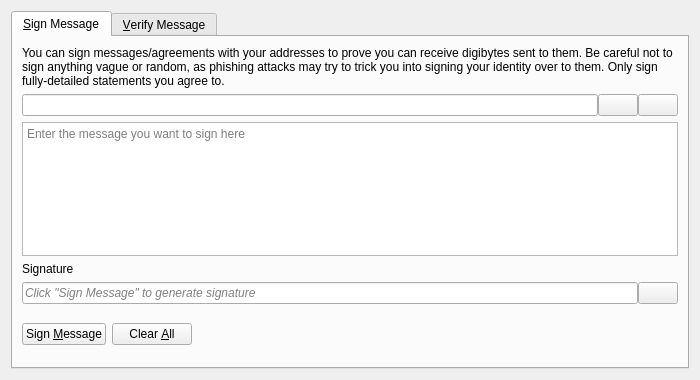
<?xml version="1.0" encoding="UTF-8"?>
<ui version="4.0">
 <class>SignVerifyMessageDialog</class>
 <widget class="QDialog" name="SignVerifyMessageDialog">
  <property name="geometry">
   <rect>
    <x>0</x>
    <y>0</y>
    <width>700</width>
    <height>380</height>
   </rect>
  </property>
  <property name="windowTitle">
   <string>Signatures - Sign / Verify a Message</string>
  </property>
  <property name="modal">
   <bool>true</bool>
  </property>
  <layout class="QVBoxLayout" name="verticalLayout">
   <item>
    <widget class="QTabWidget" name="tabWidget">
     <property name="currentIndex">
      <number>0</number>
     </property>
     <widget class="QWidget" name="tabSignMessage">
      <attribute name="title">
       <string>&amp;Sign Message</string>
      </attribute>
      <layout class="QVBoxLayout" name="verticalLayout_SM">
       <item>
        <widget class="QLabel" name="infoLabel_SM">
         <property name="text">
          <string>You can sign messages/agreements with your addresses to prove you can receive digibytes sent to them. Be careful not to sign anything vague or random, as phishing attacks may try to trick you into signing your identity over to them. Only sign fully-detailed statements you agree to.</string>
         </property>
         <property name="textFormat">
          <enum>Qt::PlainText</enum>
         </property>
         <property name="wordWrap">
          <bool>true</bool>
         </property>
        </widget>
       </item>
       <item>
        <layout class="QHBoxLayout" name="horizontalLayout_1_SM">
         <property name="spacing">
          <number>0</number>
         </property>
         <item>
          <widget class="QValidatedLineEdit" name="addressIn_SM">
           <property name="toolTip">
            <string>The DigiByte address to sign the message with</string>
           </property>
          </widget>
         </item>
         <item>
          <widget class="QPushButton" name="addressBookButton_SM">
           <property name="toolTip">
            <string>Choose previously used address</string>
           </property>
           <property name="text">
            <string/>
           </property>
           <property name="icon">
            <iconset resource="../vexta.qrc">
             <normaloff>:/icons/address-book</normaloff>:/icons/address-book</iconset>
           </property>
           <property name="shortcut">
            <string>Alt+A</string>
           </property>
           <property name="autoDefault">
            <bool>false</bool>
           </property>
          </widget>
         </item>
         <item>
          <widget class="QPushButton" name="pasteButton_SM">
           <property name="toolTip">
            <string>Paste address from clipboard</string>
           </property>
           <property name="text">
            <string/>
           </property>
           <property name="icon">
            <iconset resource="../vexta.qrc">
             <normaloff>:/icons/editpaste</normaloff>:/icons/editpaste</iconset>
           </property>
           <property name="shortcut">
            <string>Alt+P</string>
           </property>
           <property name="autoDefault">
            <bool>false</bool>
           </property>
          </widget>
         </item>
        </layout>
       </item>
       <item>
        <widget class="QPlainTextEdit" name="messageIn_SM">
         <property name="toolTip">
          <string>Enter the message you want to sign here</string>
         </property>
         <property name="placeholderText">
          <string>Enter the message you want to sign here</string>
         </property>
        </widget>
       </item>
       <item>
        <widget class="QLabel" name="signatureLabel_SM">
         <property name="text">
          <string>Signature</string>
         </property>
         <property name="textFormat">
          <enum>Qt::PlainText</enum>
         </property>
        </widget>
       </item>
       <item>
        <layout class="QHBoxLayout" name="horizontalLayout_2_SM">
         <property name="spacing">
          <number>0</number>
         </property>
         <item>
          <widget class="QLineEdit" name="signatureOut_SM">
           <property name="placeholderText">
            <string>Click "Sign Message" to generate signature</string>
           </property>
           <property name="font">
            <font>
             <italic>true</italic>
            </font>
           </property>
           <property name="readOnly">
            <bool>true</bool>
           </property>
          </widget>
         </item>
         <item>
          <widget class="QPushButton" name="copySignatureButton_SM">
           <property name="toolTip">
            <string>Copy the current signature to the system clipboard</string>
           </property>
           <property name="text">
            <string/>
           </property>
           <property name="icon">
            <iconset resource="../vexta.qrc">
             <normaloff>:/icons/editcopy</normaloff>:/icons/editcopy</iconset>
           </property>
           <property name="autoDefault">
            <bool>false</bool>
           </property>
          </widget>
         </item>
        </layout>
       </item>
       <item>
        <layout class="QHBoxLayout" name="horizontalLayout_3_SM">
         <item>
          <widget class="QPushButton" name="signMessageButton_SM">
           <property name="toolTip">
            <string>Sign the message to prove you own this DigiByte address</string>
           </property>
           <property name="text">
            <string>Sign &amp;Message</string>
           </property>
           <property name="icon">
            <iconset resource="../vexta.qrc">
             <normaloff>:/icons/edit</normaloff>:/icons/edit</iconset>
           </property>
           <property name="autoDefault">
            <bool>false</bool>
           </property>
          </widget>
         </item>
         <item>
          <widget class="QPushButton" name="clearButton_SM">
           <property name="toolTip">
            <string>Reset all sign message fields</string>
           </property>
           <property name="text">
            <string>Clear &amp;All</string>
           </property>
           <property name="icon">
            <iconset resource="../vexta.qrc">
             <normaloff>:/icons/remove</normaloff>:/icons/remove</iconset>
           </property>
           <property name="autoDefault">
            <bool>false</bool>
           </property>
          </widget>
         </item>
         <item>
          <spacer name="horizontalSpacer_1_SM">
           <property name="orientation">
            <enum>Qt::Horizontal</enum>
           </property>
           <property name="sizeHint" stdset="0">
            <size>
             <width>40</width>
             <height>48</height>
            </size>
           </property>
          </spacer>
         </item>
         <item>
          <widget class="QLabel" name="statusLabel_SM">
           <property name="font">
            <font>
             <weight>75</weight>
             <bold>true</bold>
            </font>
           </property>
           <property name="text">
            <string/>
           </property>
           <property name="wordWrap">
            <bool>true</bool>
           </property>
          </widget>
         </item>
         <item>
          <spacer name="horizontalSpacer_2_SM">
           <property name="orientation">
            <enum>Qt::Horizontal</enum>
           </property>
           <property name="sizeHint" stdset="0">
            <size>
             <width>40</width>
             <height>48</height>
            </size>
           </property>
          </spacer>
         </item>
        </layout>
       </item>
      </layout>
     </widget>
     <widget class="QWidget" name="tabVerifyMessage">
      <attribute name="title">
       <string>&amp;Verify Message</string>
      </attribute>
      <layout class="QVBoxLayout" name="verticalLayout_VM">
       <item>
        <widget class="QLabel" name="infoLabel_VM">
         <property name="text">
          <string>Enter the receiver's address, message (ensure you copy line breaks, spaces, tabs, etc. exactly) and signature below to verify the message. Be careful not to read more into the signature than what is in the signed message itself, to avoid being tricked by a man-in-the-middle attack. Note that this only proves the signing party receives with the address, it cannot prove sendership of any transaction!</string>
         </property>
         <property name="textFormat">
          <enum>Qt::PlainText</enum>
         </property>
         <property name="alignment">
          <set>Qt::AlignLeading|Qt::AlignLeft|Qt::AlignTop</set>
         </property>
         <property name="wordWrap">
          <bool>true</bool>
         </property>
        </widget>
       </item>
       <item>
        <layout class="QHBoxLayout" name="horizontalLayout_1_VM">
         <property name="spacing">
          <number>0</number>
         </property>
         <item>
          <widget class="QValidatedLineEdit" name="addressIn_VM">
           <property name="toolTip">
            <string>The DigiByte address the message was signed with</string>
           </property>
          </widget>
         </item>
         <item>
          <widget class="QPushButton" name="addressBookButton_VM">
           <property name="toolTip">
            <string>Choose previously used address</string>
           </property>
           <property name="text">
            <string/>
           </property>
           <property name="icon">
            <iconset resource="../vexta.qrc">
             <normaloff>:/icons/address-book</normaloff>:/icons/address-book</iconset>
           </property>
           <property name="shortcut">
            <string>Alt+A</string>
           </property>
           <property name="autoDefault">
            <bool>false</bool>
           </property>
          </widget>
         </item>
        </layout>
       </item>
       <item>
        <widget class="QPlainTextEdit" name="messageIn_VM">
          <property name="toolTip">
            <string>The signed message to verify</string>
          </property>
          <property name="placeholderText">
            <string>The signed message to verify</string>
          </property>
        </widget>
       </item>
       <item>
        <widget class="QValidatedLineEdit" name="signatureIn_VM">
          <property name="toolTip">
            <string>The signature given when the message was signed</string>
          </property>
          <property name="placeholderText">
            <string>The signature given when the message was signed</string>
          </property>
        </widget>
       </item>
       <item>
        <layout class="QHBoxLayout" name="horizontalLayout_2_VM">
         <item>
          <widget class="QPushButton" name="verifyMessageButton_VM">
           <property name="toolTip">
            <string>Verify the message to ensure it was signed with the specified DigiByte address</string>
           </property>
           <property name="text">
            <string>Verify &amp;Message</string>
           </property>
           <property name="icon">
            <iconset resource="../vexta.qrc">
             <normaloff>:/icons/transaction_0</normaloff>:/icons/transaction_0</iconset>
           </property>
           <property name="autoDefault">
            <bool>false</bool>
           </property>
          </widget>
         </item>
         <item>
          <widget class="QPushButton" name="clearButton_VM">
           <property name="toolTip">
            <string>Reset all verify message fields</string>
           </property>
           <property name="text">
            <string>Clear &amp;All</string>
           </property>
           <property name="icon">
            <iconset resource="../vexta.qrc">
             <normaloff>:/icons/remove</normaloff>:/icons/remove</iconset>
           </property>
           <property name="autoDefault">
            <bool>false</bool>
           </property>
          </widget>
         </item>
         <item>
          <spacer name="horizontalSpacer_1_VM">
           <property name="orientation">
            <enum>Qt::Horizontal</enum>
           </property>
           <property name="sizeHint" stdset="0">
            <size>
             <width>40</width>
             <height>48</height>
            </size>
           </property>
          </spacer>
         </item>
         <item>
          <widget class="QLabel" name="statusLabel_VM">
           <property name="font">
            <font>
             <weight>75</weight>
             <bold>true</bold>
            </font>
           </property>
           <property name="text">
            <string/>
           </property>
           <property name="wordWrap">
            <bool>true</bool>
           </property>
          </widget>
         </item>
         <item>
          <spacer name="horizontalSpacer_2_VM">
           <property name="orientation">
            <enum>Qt::Horizontal</enum>
           </property>
           <property name="sizeHint" stdset="0">
            <size>
             <width>40</width>
             <height>48</height>
            </size>
           </property>
          </spacer>
         </item>
        </layout>
       </item>
      </layout>
     </widget>
    </widget>
   </item>
  </layout>
 </widget>
 <customwidgets>
  <customwidget>
   <class>QValidatedLineEdit</class>
   <extends>QLineEdit</extends>
   <header>qt/qvalidatedlineedit.h</header>
  </customwidget>
 </customwidgets>
 <resources>
  <include location="../vexta.qrc"/>
 </resources>
 <connections/>
</ui>
